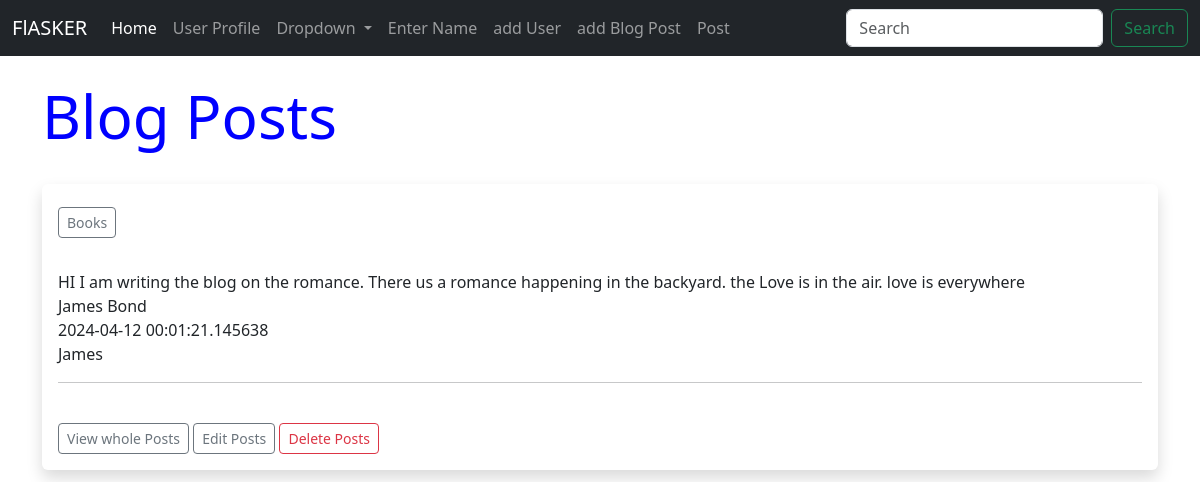
The page /posts on the database its author committed.
### hello.py (models this page shows)
class Posts(db.Model):
    id = db.Column(db.Integer, primary_key=True)
    title = db.Column(db.String(255))
    content = db.Column(db.Text)
    author = db.Column(db.String(255))
    date_posted = db.Column(db.DateTime, default=datetime.utcnow)
    slug = db.Column(db.String(255))

### hello.py (the view)
@app.route('/posts')
def posts():
    posts = Posts.query.order_by(Posts.date_posted).all()
    return render_template('posts.html', posts=posts)

### templates/posts.html (shortened to what this page needs)
{% extends 'base.html' %}
{% block content %}
<h1 >Blog Posts </h1>
<br/>
{% for post in posts %}
<div class = "shadow p-3 mb-5 bg-boody rounded">
    <h2><a href="{{ url_for('post', id=post.id) }}" class="btn btn-outline-secondary btn-sm">{{ post.title }}</a></h2>
    <br/>
    {{ post.content }} <br/>
    {{ post.author }} <br/>
    {{ post.date_posted }} <br/>
    {{ post.slug}} <br/>
    <hr> <br/>
    <a href = " {{url_for('post', id = post.id )}}" class = "btn btn-outline-secondary btn-sm"> View whole Posts</a>
    <a href = " {{url_for('edit_post', id = post.id )}}" class = "btn btn-outline-secondary btn-sm"> Edit  Posts</a>
    <a href = " {{url_for('delete_post', id = post.id )}}" class = "btn btn-outline-danger btn-sm"> Delete  Posts</a>
</div>
{% endfor %}
{% endblock %}

### static/CSS/style.css (style rules this page uses)
h1 { color : blue ; font-size : 60px ; }
body { background-color: #ffffff; }

### rows shown on the page
Posts: title "Books", content "HI I am writing the blog on the romance. There us a romance happening in the backyard. the Love is in the air. love is everywhere", author "James Bond", date_posted "2024-04-12 00:01:21.145638", slug "James"
